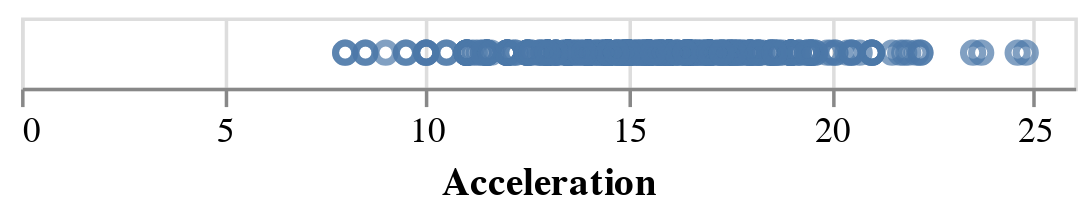

The cell this chart's notebook holds for it:
### Markdown cell above
So you just see one *point*. But actually this is not a single point. This is every row of the dataset represented as a point at the same location. Because there is no specification about where to put the points, it simply draws everything on top of each other. Let's specify how to spread them across the horizontal axis.

### Code cell
alt.Chart(cars).mark_point().encode(
    x='Acceleration',
)

### Figure 1 — Vega-Lite specification as saved in the notebook (floating-point values rounded to 4 significant figures; data arrays with more than 128 entries replaced by an {"elided": "..."} marker saying what was removed)
{"config": {"view": {"continuousWidth": 300, "continuousHeight": 300}}, "data": {"name": "data-583e73726c1545c56c203344161a975c"}, "mark": {"type": "point"}, "encoding": {"x": {"field": "Acceleration", "type": "quantitative"}}, "$schema": "https://vega.github.io/schema/vega-lite/v5.17.0.json", "datasets": {"data-583e73726c1545c56c203344161a975c": {"elided": "406 records"}}}
